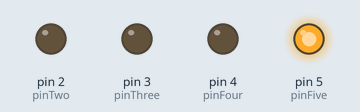
Bench run of a sketch on a simulated Arduino Uno, built with avr-gcc and run on an emulated ATmega328P. On the bench: output pins drawn as LEDs (lit = HIGH).

Above: at 0.22 s.
At 0.82 s:
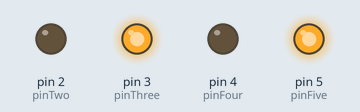
At 1.42 s:
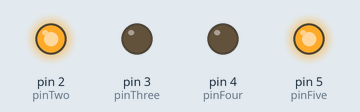
At 2.6 s:
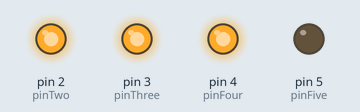
At 5.2 s:
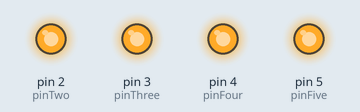
At 5.95 s:
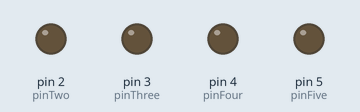
Timing chart, 0 to 7.7 s (numbered marks = the images above):
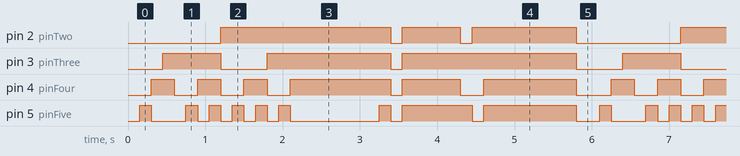

Measured:
- by itself, pin 2 (pinTwo): repeats every 6.0 s: LOW 0.15 s, HIGH 0.75 s, LOW 0.15 s, HIGH 1.4 s, LOW 1.4 s, HIGH 2.2 s
- by itself, pin 3 (pinThree): repeats every 6.0 s: LOW 0.60 s, HIGH 1.6 s, LOW 0.15 s, HIGH 2.3 s, LOW 0.60 s, HIGH 0.75 s
- by itself, pin 4 (pinFour): repeats every 6.0 s: 2 × (LOW 0.30 s, HIGH 0.30 s), LOW 0.30 s, HIGH 1.3 s, LOW 0.15 s, HIGH 0.75 s, LOW 0.30 s, HIGH 1.2 s, LOW 0.45 s, HIGH 0.30 s
- by itself, pin 5 (pinFive): repeats every 6.0 s: LOW 0.45 s, 4 × (HIGH 0.15 s, LOW 0.15 s), HIGH 0.15 s, LOW 1.2 s, HIGH 0.15 s, LOW 0.15 s, HIGH 0.90 s, LOW 0.15 s, HIGH 1.2 s, LOW 0.30 s, HIGH 0.15 s

The sketch:

counter.ino.ino
```cpp
int pinTwo = 2;
int pinThree = 3;
int pinFour  = 4;
int pinFive  = 5;
int pinSix       = 6;

int delayTime = 150;


void setup() {
  // put your setup code here, to run once:

  pinMode(pinTwo, OUTPUT);
  pinMode(pinThree, OUTPUT);
  pinMode(pinFour, OUTPUT);
  pinMode(pinFive, OUTPUT);


}

void loop() {
  // put your main code here, to run repeatedly:

  digitalWrite(pinTwo, LOW);
  digitalWrite(pinThree, LOW);
  digitalWrite(pinFour, LOW);
  digitalWrite(pinFive, LOW);
  delay(delayTime);

  digitalWrite(pinTwo, LOW);
  digitalWrite(pinThree, LOW);
  digitalWrite(pinFour, LOW);
  digitalWrite(pinFive, HIGH);
  delay(delayTime);

  digitalWrite(pinTwo, LOW);
  digitalWrite(pinThree, LOW);
  digitalWrite(pinFour, HIGH);
  digitalWrite(pinFive, LOW);
  delay(delayTime);

  digitalWrite(pinTwo, LOW);
  digitalWrite(pinThree, HIGH);
  digitalWrite(pinFour, HIGH);
  digitalWrite(pinFive, LOW);
  delay(delayTime);

  digitalWrite(pinTwo, LOW);
  digitalWrite(pinThree, HIGH);
  digitalWrite(pinFour, LOW);
  digitalWrite(pinFive, LOW);
  delay(delayTime);

  digitalWrite(pinTwo, LOW);
  digitalWrite(pinThree, HIGH);
  digitalWrite(pinFour, LOW);
  digitalWrite(pinFive, HIGH);
  delay(delayTime);

  digitalWrite(pinTwo, LOW);
  digitalWrite(pinThree, HIGH);
  digitalWrite(pinFour, HIGH);
  digitalWrite(pinFive, LOW);
  delay(delayTime);

  digitalWrite(pinTwo, LOW);
  digitalWrite(pinThree, HIGH);
  digitalWrite(pinFour, HIGH);
  digitalWrite(pinFive, HIGH);
  delay(delayTime);

  digitalWrite(pinTwo, HIGH);
  digitalWrite(pinThree, LOW);
  digitalWrite(pinFour, LOW);
  digitalWrite(pinFive, LOW);
  delay(delayTime);

  digitalWrite(pinTwo, HIGH);
  digitalWrite(pinThree, LOW);
  digitalWrite(pinFour, LOW);
  digitalWrite(pinFive, HIGH);
  delay(delayTime);

  digitalWrite(pinTwo, HIGH);
  digitalWrite(pinThree, LOW);
  digitalWrite(pinFour, HIGH);
  digitalWrite(pinFive, LOW);
  delay(delayTime);

  digitalWrite(pinTwo, HIGH);
  digitalWrite(pinThree, LOW);
  digitalWrite(pinFour, HIGH);
  digitalWrite(pinFive, HIGH);
  delay(delayTime);

  digitalWrite(pinTwo, HIGH);
  digitalWrite(pinThree, HIGH);
  digitalWrite(pinFour, LOW);
  digitalWrite(pinFive, LOW);
  delay(delayTime);

  digitalWrite(pinTwo, HIGH);
  digitalWrite(pinThree, HIGH);
  digitalWrite(pinFour, LOW);
  digitalWrite(pinFive, HIGH);
  delay(delayTime);

  digitalWrite(pinTwo, HIGH);
  digitalWrite(pinThree, HIGH);
  digitalWrite(pinFour, HIGH);
  digitalWrite(pinFive, LOW);
  delay(delayTime + 1000);


  digitalWrite(pinTwo, HIGH);
  digitalWrite(pinThree, HIGH);
  digitalWrite(pinFour, HIGH);
  digitalWrite(pinFive, HIGH);
  delay(delayTime);

   digitalWrite(pinSix, HIGH);
   digitalWrite(pinTwo, LOW);
  digitalWrite(pinThree, LOW);
  digitalWrite(pinFour, LOW);
  digitalWrite(pinFive, LOW);
  delay(delayTime);

   digitalWrite(pinTwo, HIGH);
  digitalWrite(pinThree, HIGH);
  digitalWrite(pinFour, HIGH);
  digitalWrite(pinFive, HIGH);
  delay(delayTime);

   digitalWrite(pinTwo, HIGH);
  digitalWrite(pinThree, HIGH);
  digitalWrite(pinFour, HIGH);
  digitalWrite(pinFive, HIGH);
  delay(delayTime);

   digitalWrite(pinTwo, HIGH);
  digitalWrite(pinThree, HIGH);
  digitalWrite(pinFour, HIGH);
  digitalWrite(pinFive, HIGH);
  delay(delayTime);

   digitalWrite(pinTwo, HIGH);
  digitalWrite(pinThree, HIGH);
  digitalWrite(pinFour, HIGH);
  digitalWrite(pinFive, HIGH);
  delay(delayTime);

   digitalWrite(pinTwo, HIGH);
  digitalWrite(pinThree, HIGH);
  digitalWrite(pinFour, HIGH);
  digitalWrite(pinFive, HIGH);
  delay(delayTime);

   digitalWrite(pinTwo, LOW);
  digitalWrite(pinThree, HIGH);
  digitalWrite(pinFour, LOW);
  digitalWrite(pinFive, HIGH);
  delay(delayTime);

digitalWrite(pinSix, HIGH);
   digitalWrite(pinTwo, HIGH);
  digitalWrite(pinThree, HIGH);
  digitalWrite(pinFour, LOW);
  digitalWrite(pinFive, LOW);
  delay(delayTime);

digitalWrite(pinSix, HIGH);
   digitalWrite(pinTwo, HIGH);
  digitalWrite(pinThree, HIGH);
  digitalWrite(pinFour, HIGH);
  digitalWrite(pinFive, HIGH);
  delay(delayTime);

digitalWrite(pinSix, HIGH);
   digitalWrite(pinTwo, HIGH);
  digitalWrite(pinThree, HIGH);
  digitalWrite(pinFour, HIGH);
  digitalWrite(pinFive, HIGH);
  delay(delayTime);


digitalWrite(pinSix, HIGH);
   digitalWrite(pinTwo, HIGH);
  digitalWrite(pinThree, HIGH);
  digitalWrite(pinFour, HIGH);
  digitalWrite(pinFive, HIGH);
  delay(delayTime);

digitalWrite(pinSix, HIGH);
   digitalWrite(pinTwo, HIGH);
  digitalWrite(pinThree, HIGH);
  digitalWrite(pinFour, HIGH);
  digitalWrite(pinFive, HIGH);
  delay(delayTime);

digitalWrite(pinSix, HIGH);
   digitalWrite(pinTwo, HIGH);
  digitalWrite(pinThree, HIGH);
  digitalWrite(pinFour, HIGH);
  digitalWrite(pinFive, HIGH);
  delay(delayTime);

 digitalWrite(pinSix, HIGH);
   digitalWrite(pinTwo, HIGH);
  digitalWrite(pinThree, HIGH);
  digitalWrite(pinFour, HIGH);
  digitalWrite(pinFive, HIGH);
  delay(delayTime);

 digitalWrite(pinSix, HIGH);
   digitalWrite(pinTwo, HIGH);
  digitalWrite(pinThree, HIGH);
  digitalWrite(pinFour, HIGH);
  digitalWrite(pinFive, HIGH);
  delay(delayTime);

 digitalWrite(pinSix, HIGH);
   digitalWrite(pinSix, LOW);
   digitalWrite(pinTwo, HIGH);
  digitalWrite(pinThree, HIGH);
  digitalWrite(pinFour, HIGH);
  digitalWrite(pinFive, HIGH);
  delay(delayTime);

  digitalWrite(pinSix, HIGH);
  digitalWrite(pinTwo, LOW);
  digitalWrite(pinThree, LOW);
  digitalWrite(pinFour, LOW);
  digitalWrite(pinFive, LOW);
  delay(delayTime);
}
```
